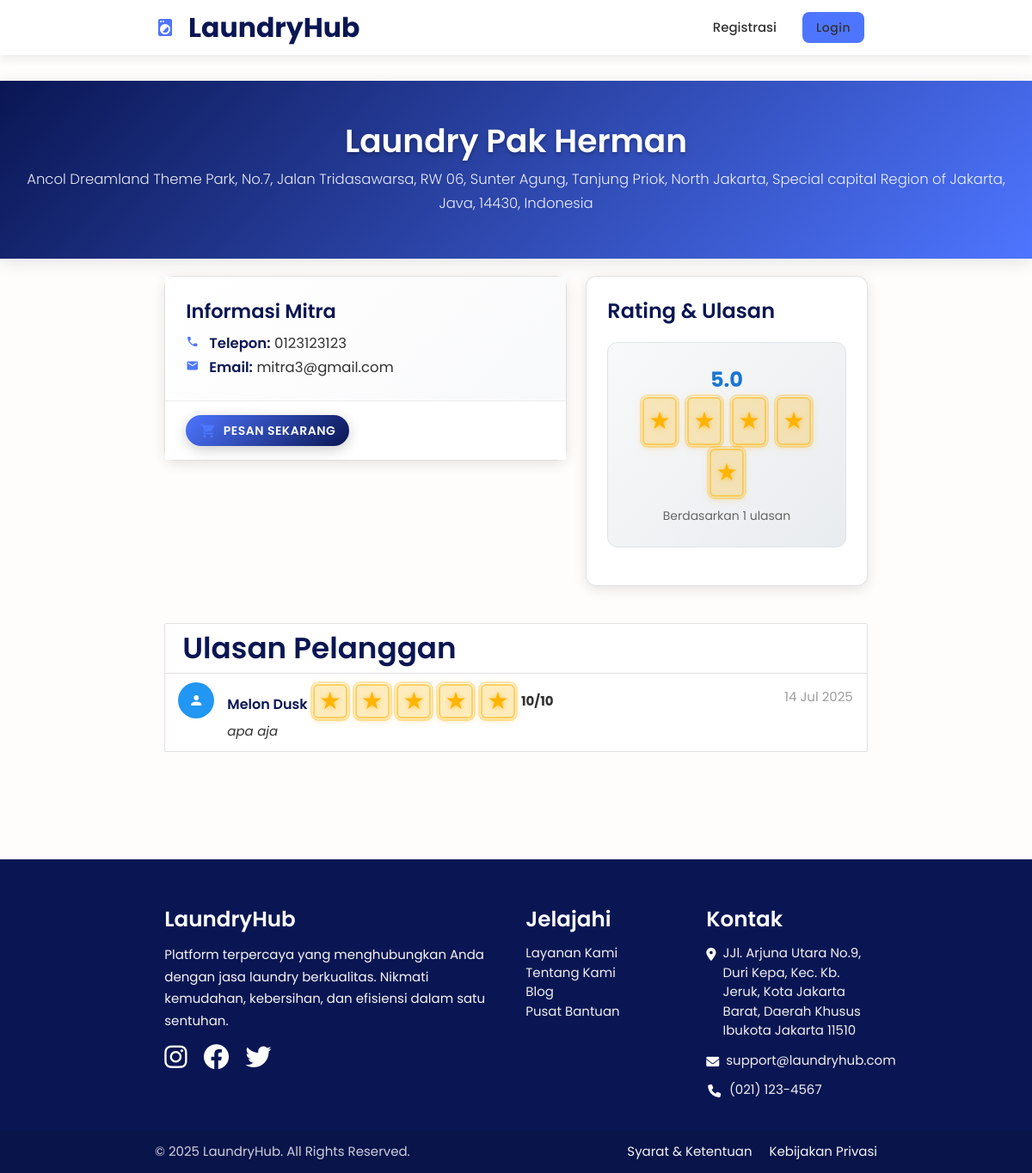
The page /detail-mitra.php?id=25 on the database its author committed.
### tables this page shows
CREATE TABLE `mitra` (
  `id_mitra` int(11) NOT NULL,
  `nama_laundry` varchar(50) DEFAULT NULL,
  `nama_pemilik` varchar(50) DEFAULT NULL,
  `telp` varchar(15) DEFAULT NULL,
  `email` varchar(50) DEFAULT NULL,
  `alamat` varchar(255) DEFAULT NULL,
  `latitude` decimal(10,8) DEFAULT NULL,
  `longitude` decimal(11,8) DEFAULT NULL,
  `foto` text NOT NULL,
  `password` varchar(255) DEFAULT NULL
);

CREATE TABLE `transaksi` (
  `id_transaksi` int(11) NOT NULL,
  `id_pesanan` int(11) NOT NULL,
  `id_mitra` int(11) NOT NULL,
  `id_pelanggan` int(11) NOT NULL,
  `tgl_transaksi` datetime DEFAULT NULL,
  `total_bayar` int(11) DEFAULT NULL,
  `status_pembayaran` enum('Belum Bayar','Lunas','Gagal') NOT NULL DEFAULT 'Belum Bayar',
  `payment_gateway_id` varchar(255) DEFAULT NULL,
  `rating` int(11) DEFAULT NULL,
  `komentar` text NOT NULL,
  `status_ulasan` enum('Aktif','Dihapus') NOT NULL DEFAULT 'Aktif'
);

CREATE TABLE `pelanggan` (
  `id_pelanggan` int(11) NOT NULL,
  `nama` varchar(50) DEFAULT NULL,
  `email` varchar(50) DEFAULT NULL,
  `telp` varchar(15) DEFAULT NULL,
  `alamat` varchar(255) DEFAULT NULL,
  `latitude` decimal(10,8) DEFAULT NULL,
  `longitude` decimal(11,8) DEFAULT NULL,
  `foto` text NOT NULL,
  `password` varchar(255) DEFAULT NULL
);

### detail-mitra.php (the view, shortened to what this page needs)
<?php
include 'connect-db.php';
if (isset($_GET['id'])) {
    $id_mitra = $_GET['id'];
    $query_mitra = mysqli_query($connect, "SELECT * FROM mitra WHERE id_mitra = '$id_mitra'");
    $data_mitra = mysqli_fetch_assoc($query_mitra);
} else {
    header('Location: index.php');
    exit;
}
$query_ulasan = mysqli_query($connect,
    "SELECT t.rating, t.komentar, pl.nama as nama_pelanggan, t.tgl_transaksi
     FROM transaksi t
     JOIN pelanggan pl ON t.id_pelanggan = pl.id_pelanggan
     WHERE t.id_mitra = '$id_mitra' AND t.rating IS NOT NULL AND t.status_ulasan = 'Aktif'
     ORDER BY t.tgl_transaksi DESC"
);
$ulasan_data = [];
$total_rating = 0;
$jumlah_ulasan = 0;
if (mysqli_num_rows($query_ulasan) > 0) {
    $jumlah_ulasan = mysqli_num_rows($query_ulasan);
    while ($row = mysqli_fetch_assoc($query_ulasan)) {
        $ulasan_data[] = $row;
        $total_rating += (float)$row['rating'];
    }
}
$rata_rata_rating_10 = ($jumlah_ulasan > 0) ? $total_rating / $jumlah_ulasan : 0;
$rata_rata_rating_5 = $rata_rata_rating_10 / 2;
$display_stars_avg = round($rata_rata_rating_5);
?>
<!DOCTYPE html>
<html>
<head>
    <link rel="stylesheet" href="css/rating.css">
</head>
<body>
<?php include 'header.php'; ?>
<main class="main-content">
    <div class="mitra-header">
        <h3><?= htmlspecialchars($data_mitra['nama_laundry']); ?></h3>
        <p><?= htmlspecialchars($data_mitra['alamat']); ?></p>
    </div>
    <div class="container">
        <div class="row">
            <div class="col s12 m7">
                <div class="card mitra-info">
                    <div class="card-content">
                        <span class="card-title">Informasi Mitra</span>
                        <p><strong><i class="material-icons tiny">phone</i> Telepon:</strong>
                            <?= !empty($data_mitra['telp']) ? htmlspecialchars($data_mitra['telp']) : 'Tidak tersedia'; ?>
                        </p>
                        <p><strong><i class="material-icons tiny">email</i> Email:</strong> <?= htmlspecialchars($data_mitra['email']); ?></p>
                    </div>
                    <div class="card-action">
                        <a href="pesan-laundry.php?id=<?= $data_mitra['id_mitra']; ?>" class="btn blue waves-effect waves-light">
                            <i class="material-icons left">shopping_cart</i>Pesan Sekarang
                        </a>
                    </div>
                </div>
            </div>
            <div class="col s12 m5">
                <div class="card mitra-ulasan">
                    <div class="card-content">
                        <span class="card-title">Rating & Ulasan</span>
                        <div class="rating-summary">
                            <?php if ($jumlah_ulasan > 0) : ?>
                                <div class="average-rating"><?= number_format($rata_rata_rating_5, 1); ?></div>
                                <div class="rating-display">
                                    <span class="stars" data-rating="<?= $rata_rata_rating_10 ?>">
                                        <?php for ($i = 1; $i <= 5; $i++): ?>
                                            <span class="rating-star <?= $i <= $display_stars_avg ? 'filled' : '' ?>">★</span>
                                        <?php endfor; ?>
                                    </span>
                                </div>
                                <div class="total-reviews">Berdasarkan <?= $jumlah_ulasan; ?> ulasan</div>
                            <?php else : ?>
                                <div class="grey-text">Belum ada ulasan</div>
                            <?php endif; ?>
                        </div>
                    </div>
                </div>
            </div>
        </div>
        <div class="row">
            <div class="col s12">
                <ul class="collection with-header">
                    <li class="collection-header"><h4>Ulasan Pelanggan</h4></li>
                    <?php if ($jumlah_ulasan > 0) : ?>
                        <?php foreach ($ulasan_data as $ulasan) : ?>
                            <?php
                            $rating_db = (float)$ulasan['rating'];
                            $display_stars_item = round($rating_db / 2);
                            $display_stars_item = max(1, min(5, $display_stars_item));
                            ?>
                            <li class="collection-item avatar">
                                <i class="material-icons circle blue">person</i>
                                <span class="title"><?= htmlspecialchars($ulasan['nama_pelanggan']); ?></span>
                                <div class="rating-display">
                                    <span class="stars" data-rating="<?= $ulasan['rating'] ?>">
                                        <?php for ($i = 1; $i <= 5; $i++): ?>
                                            <span class="rating-star <?= $i <= $display_stars_item ? 'filled' : '' ?>">★</span>
                                        <?php endfor; ?>
                                    </span>
                                    <span class="rating-value"><?= $ulasan['rating'] ?>/10</span>
                                </div>
                                <p class="comment">
                                    <?= htmlspecialchars($ulasan['komentar']); ?>
                                </p>
                                <span class="secondary-content grey-text"><?= date('d M Y', strtotime($ulasan['tgl_transaksi'])); ?></span>
                            </li>
                        <?php endforeach; ?>
                    <?php else : ?>
                        <li class="collection-item">
                            <p class="center grey-text">Mitra ini belum memiliki ulasan.</p>
                        </li>
                    <?php endif; ?>
                </ul>
            </div>
        </div>
    </div>
</main>
<?php include 'footer.php'; ?>
</body>
</html>

### css/style.css (style rules this page uses)
:root { --primary-blue: #4E75FF; --dark-navy: #0A1653; --off-white: #FFFCFC; --light-gray: #f4f5f7; --text-dark: #333; --text-light: #666; --border-color: #e0e0e0; --shadow: 0 4px 12px rgba(0, 0, 0, 0.08); --shadow-hover: 0 6px 16px rgba(0, 0, 0, 0.12); --border-radius: 8px; }
body { display: flex; min-height: 100vh; flex-direction: column; font-family: 'Poppins', sans-serif; background-color: var(--off-white); color: var(--text-dark); -webkit-font-smoothing: antialiased; -moz-osx-font-smoothing: grayscale; }
main.main-content { flex: 1 0 auto; padding-top: 2rem; padding-bottom: 4rem; }
h1, h2, h3, h4, h5, h6 { color: var(--dark-navy); font-weight: 600; }
a { color: var(--primary-blue); transition: color 0.3s ease; }
p { line-height: 1.7; color: var(--text-light); }
.btn, .btn-large, .btn-small { background-color: var(--primary-blue); border-radius: var(--border-radius); transition: all 0.3s ease; box-shadow: none; font-weight: 500; letter-spacing: 0.5px; text-transform: none; }
.card, .card-panel { border-radius: var(--border-radius); box-shadow: var(--shadow); border: 1px solid var(--border-color); transition: all 0.3s ease; }
.card .card-content { padding: 24px; }
.card .card-title { font-weight: 600; color: var(--dark-navy); }
.rating-star { font-size: 24px; color: #ddd; cursor: pointer; transition: color 0.2s ease; user-select: none; }
.rating-star.filled { color: #ffb400; }
.rating-display { display: inline-flex; align-items: center; gap: 5px; }
.rating-display .stars { color: #ffb400; font-size: 18px; }
.rating-display .rating-value { font-weight: bold; color: #333; }

### css/rating.css (style rules this page uses)
.rating-star { font-size: 28px; color: #ddd; cursor: pointer; transition: all 0.2s ease; user-select: none; position: relative; text-shadow: 0 0 2px rgba(0,0,0,0.1); filter: drop-shadow(0 1px 2px rgba(0,0,0,0.1)); min-width: 40px; min-height: 40px; display: inline-flex; align-items: center; justify-content: center; box-sizing: border-box; z-index: 1; }
.rating-star.filled { color: #ffb400; background: rgba(255, 180, 0, 0.2); border-radius: 6px; padding: 5px; margin: 2px; box-shadow: 0 2px 4px rgba(255, 180, 0, 0.3); border: 2px solid rgba(255, 180, 0, 0.5); text-shadow: 0 0 4px rgba(255, 180, 0, 0.5); filter: drop-shadow(0 2px 4px rgba(255, 180, 0, 0.3)); outline: 2px solid rgba(255, 180, 0, 0.3); outline-offset: 1px; z-index: 2; }
.rating-star { position: relative; }
.rating-star::before { content: ''; position: absolute; top: -2px; left: -2px; right: -2px; bottom: -2px; background: rgba(255, 180, 0, 0.1); border-radius: 50%; opacity: 0; transition: opacity 0.2s ease; }
.rating-star::after { content: attr(data-tooltip); position: absolute; bottom: 100%; left: 50%; transform: translateX(-50%); background: rgba(0, 0, 0, 0.8); color: white; padding: 4px 8px; border-radius: 4px; font-size: 12px; white-space: nowrap; opacity: 0; pointer-events: none; transition: opacity 0.2s ease; z-index: 1000; }
.rating-display { display: inline-flex; align-items: center; gap: 5px; }
.rating-display .stars { color: #ffb400; font-size: 18px; }
.rating-display .rating-value { font-weight: bold; color: #333; }
.rating-summary { text-align: center; margin: 20px 0; padding: 15px; background: #e3f2fd; border-radius: 8px; }
.rating-summary .average-rating { font-size: 24px; font-weight: bold; color: #1976d2; }
.rating-summary .total-reviews { color: #666; font-size: 14px; }
.rating-star.filled { animation: starGlow 2s ease-in-out infinite; }

### rows shown on the page
mitra: nama_laundry "Laundry Pak Herman", alamat "Ancol Dreamland Theme Park, No.7, Jalan Tridasawarsa, RW 06, Sunter Agung, Tanjung Priok, North Jakarta, Special capital Region of Jakarta, Java, 14430, Indonesia", telp "0123123123", email "mitra3@gmail.com"
transaksi: id_pelanggan.nama "Melon Dusk", rating "10", komentar "apa aja", tgl_transaksi "14 Jul 2025"

### other values the page prints
$rata_rata_rating_5 "5.0"
$jumlah_ulasan "1"
